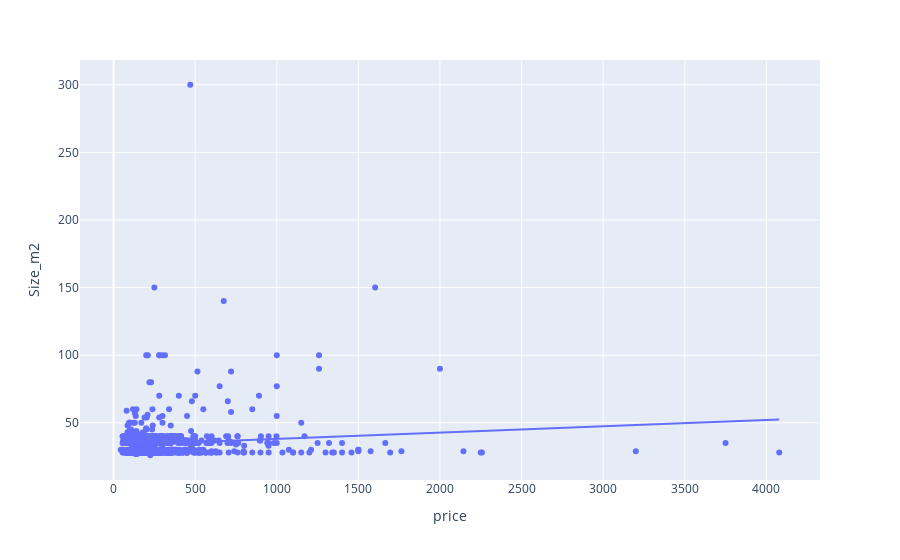

The cell this chart's notebook holds for it:
### Code cell
import plotly.express as px


fig = px.scatter(x1, x="price", y="Size_m2", trendline="ols")
fig.show()

### Figure 1 — Plotly figure (JSON) as saved in the notebook; plotly's stock layout.template omitted (floating-point values rounded to 4 significant figures; data arrays with more than 128 entries replaced by an {"elided": "..."} marker saying what was removed)
{"data": [{"hovertemplate": "price=%{x}<br>Size_m2=%{y}<extra></extra>", "legendgroup": "", "marker": {"color": "#636efa", "symbol": "circle"}, "mode": "markers", "name": "", "orientation": "v", "showlegend": false, "type": "scatter", "x": {"elided": "899 int values"}, "xaxis": "x", "y": {"elided": "899 int values"}, "yaxis": "y"}, {"hovertemplate": "<b>OLS trendline</b><br>Size_m2 = 0.00463046 * price + 33.4987<br>R<sup>2</sup>=0.011361<br><br>price=%{x}<br>Size_m2=%{y} <b>(trend)</b><extra></extra>", "legendgroup": "", "marker": {"color": "#636efa", "symbol": "circle"}, "mode": "lines", "name": "", "showlegend": false, "type": "scatter", "x": {"elided": "899 int values"}, "xaxis": "x", "y": {"elided": "899 float values"}, "yaxis": "y"}], "layout": {"legend": {"tracegroupgap": 0}, "margin": {"t": 60}, "xaxis": {"anchor": "y", "domain": [0, 1], "title": {"text": "price"}}, "yaxis": {"anchor": "x", "domain": [0, 1], "title": {"text": "Size_m2"}}}}
